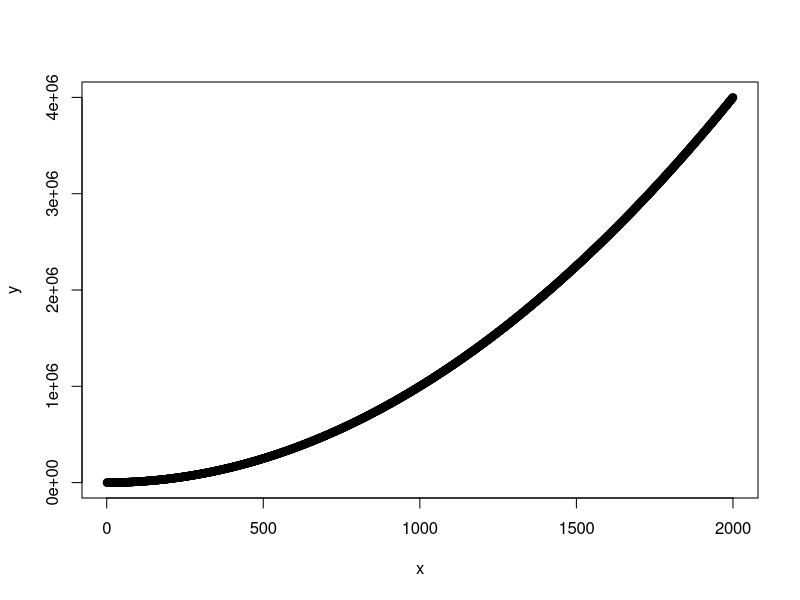
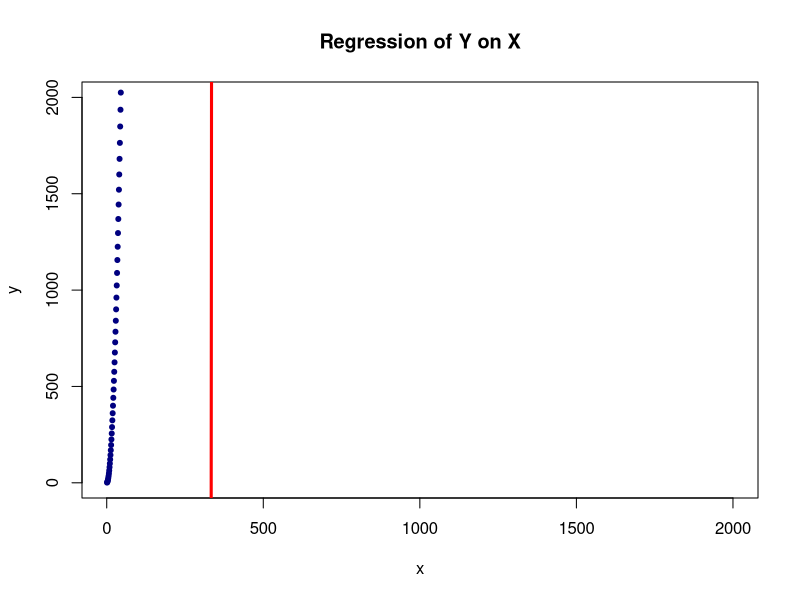

Write R code to recreate these figures, in order.
# Create a sequence of numbers, and save them as vector "x:"
x <- 1:2000

# Create "y" as a function of "x" and an error term: 
#y <- 20 + 0.6 * x + rnorm(200, sd = 10)  
y <- (x^2)


# Scatterplot of "y" and "x:"
plot(x, y)
plot(x, y, xlim=c(1,2000), ylim=c(1,2000), pch=20, col="navy", main="Regression of Y on X") # Customize plot
#abline(lm(y ~ x), col="red", lwd=3) # Add a regression line
abline(lm(y~x), col="red", lwd=3) # Add a regression line

# Linear (OLS) regression model:
summary(lm(y ~ x))

# Save the "x,y" dataset as CSV file: 
write.csv(data.frame(xval=x, yval=y), file = "my_dataset.csv", row.names = FALSE)

